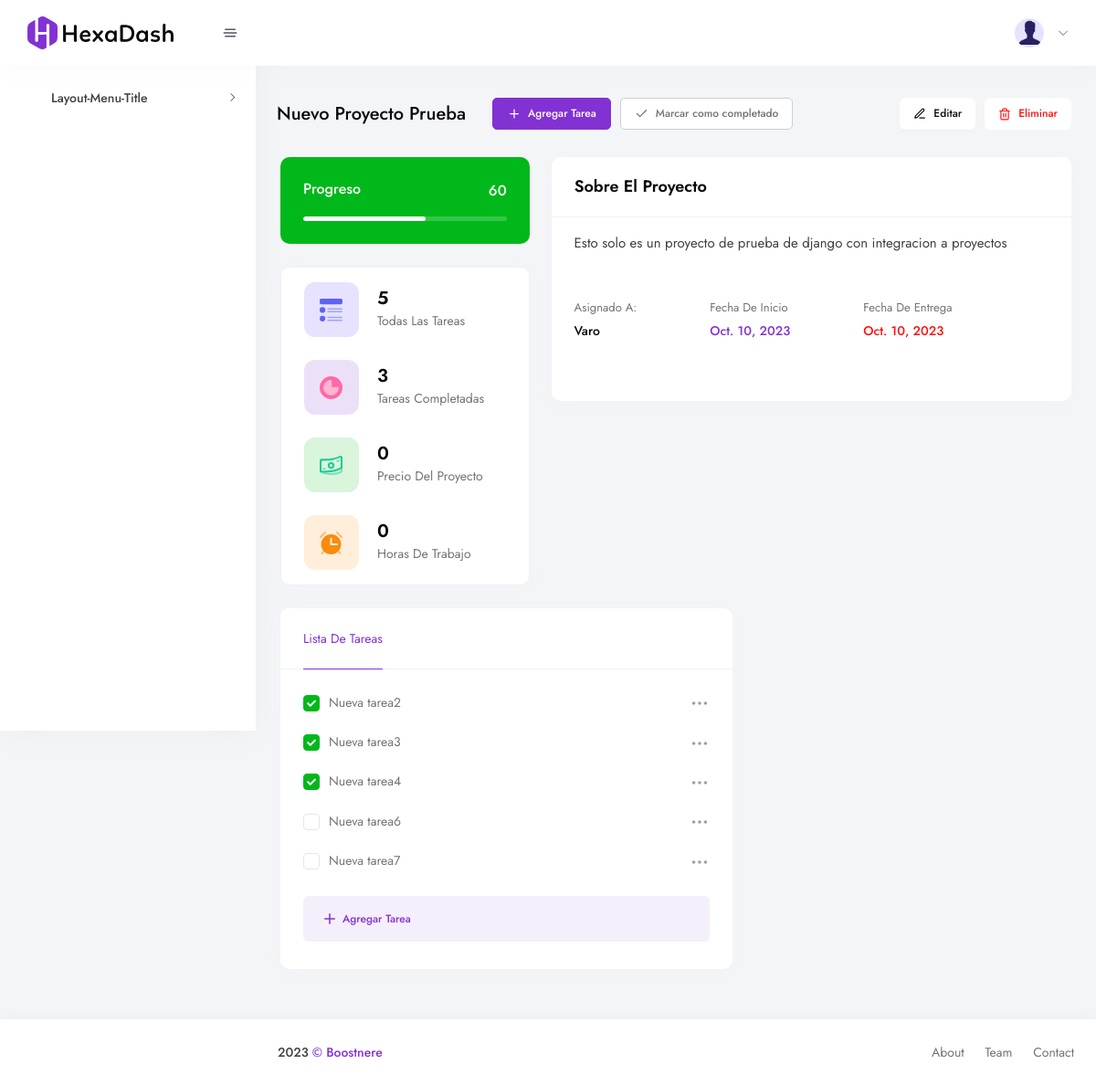
Screenshot of /projects/1/ (signed in) with the database file from the repository.
### projects/models.py (models this page shows, shortened)
class UserProfile(models.Model):
    user = models.OneToOneField(User, on_delete=models.CASCADE)
    image = models.ImageField(upload_to='profile_image', blank=True)
    position = models.CharField(max_length=255, blank=True)

class Projects(models.Model):
    nombre = models.CharField(max_length=255)
    descripcion = models.TextField()
    fecha_inicio = models.DateField()
    fecha_finalizacion = models.DateField(blank=True, null=True)
    fecha_entrega = models.DateField()
    completado = models.BooleanField(default=False)
    asignado_a = models.ForeignKey(User, on_delete=models.CASCADE)
    horas_trabajo = models.PositiveIntegerField(default=0)
    precio_proyecto = models.PositiveIntegerField(default=0)
    sobre_proyecto = models.TextField()
    tasks = models.ManyToManyField('Tasks', blank=True)
    def get_tasks(self):
        return self.tasks.filter(deleted=False)
    def tasks_completed(self):
        return self.tasks.filter(completed=True, deleted=False).count()
    def tasks_total(self):
        return self.tasks.filter(deleted=False).count()
    def progress(self):
        if self.tasks_total() == 0:
            return 0
        else:
            return int(self.tasks_completed() / self.tasks_total() * 100)

class Tasks(models.Model):
    name = models.CharField(max_length=255)
    description = models.TextField()
    assigned_to = models.ForeignKey(User, on_delete=models.CASCADE)
    created_date = models.DateField(auto_now_add=True)
    completed = models.BooleanField(default=False)
    completed_date = models.DateField(blank=True, null=True)
    important = models.BooleanField(default=False)
    deleted = models.BooleanField(default=False)

### projects/views.py (the view)
# urls.py: path('<int:project_id>/', views.project_detail, name='project_detail'),
@login_required
def project_detail(request, project_id):
    proyecto = Projects.objects.get(id=project_id)
    asignado_a = User.objects.get(id=proyecto.asignado_a.id)
    tasks = proyecto.get_tasks()
    tareas_completadas = proyecto.tasks_completed()
    tareas_totales = proyecto.tasks_total()
    progress = proyecto.progress()
    return render(request, 'pages/application/project/details.html', {'proyecto': proyecto, 'asignado_a': asignado_a,
                                                                      'tasks': tasks,
                                                                      'tareas_completadas': tareas_completadas,
                                                                      'tareas_totales': tareas_totales,
                                                                      'progress': progress})

### templates/pages/application/project/details.html (shortened to what this page needs)
{% extends 'layout/app.html' %}
{% load static %}
{% block content %}
<div class="container-fluid">
    <div class="row">
        <div class="col-lg-12">
            <div class="breadcrumb-main application-ui mb-30">
                <div class="breadcrumb-action d-flex">
                    <div class="d-flex align-items-center user-member__title me-sm-25 me-0">
                        <h4 class="text-capitalize fw-500 breadcrumb-title">{{ proyecto.nombre }}</h4>
                    </div>
                    <div class="action-btn me-10 my-sm-0">
                        <a href="#"
                           class="btn btn-primary bg-primary fs-12 fw-500"
                           data-bs-toggle="modal"
                           data-bs-target="#taskModal"><img
                                src="{% static 'backend/img/svg/plus.svg' %}" alt="plus" class="svg"> agregar tarea</a>
                    </div>
                    <div class="btn-group-toggle" data-bs-toggle="buttons">
                        <label class="btn btn-outline-secondary {% if proyecto.completado %}checked{% endif %}"
                               for="btn-check-2-outlined"> <img
                                src="{% static 'backend/img/svg/check.svg' %}" alt="check" class="svg"> Marcar como
                            completado</label>
                    </div>
                </div>
                <div class="d-flex text-capitalize">
                    <button type="button"
                            class="breadcrumb-edit btn btn-white border-0 color-primary content-center fs-12 fw-500 radius-md">
                        <img src="{% static 'backend/img/svg/edit-3.svg' %}" alt="edit-3" class="svg">editar
                    </button>
                    <button type="button"
                            class="breadcrumb-remove border-0 color-danger content-center bg-white fs-12 fw-500 ms-10 radius-md">
                        <img class="svg" src="{% static 'backend/img/svg/trash-2.svg' %}" alt="trash-2">eliminar
                    </button>
                </div>
            </div>
        </div>
    </div>
    <div class="projects-tab-content mb-30">
        <div class="row">
            <div class="col-xxl-3 col-lg-4 mb-25">
                <div class="progress-box px-25 pt-25 pb-10 bg-success radius-xl">
                    <div class="d-flex justify-content-between mb-3">
                        <h6 class="text-white fw-500 fs-16 text-capitalize">progreso</h6>
                        <span class="progress-percentage text-white fw-500 fs-16 text-capitalize">{{ progress }}</span>
                    </div>
                    <div class="progress-wrap d-flex align-items-center mb-15">
                        <div class="progress progress-height">
                            <div class="progress-bar bg-white" role="progressbar" style="width: {{ progress }}%;" aria-valuenow="{{ progress }}"
                                 aria-valuemin="0" aria-valuemax="100"></div>
                        </div>
                    </div>
                </div>
                <div class="card mt-25">
                    <div class="card-body">
                        <div class="application-task d-flex align-items-center mb-25">
                            <div class="application-task-icon wh-60 bg-opacity-secondary content-center">
                            </div>
                            <div class="application-task-content">
                                <h4>{{ tareas_totales }}</h4>
                                <span class="text-light fs-14 mt-1 text-capitalize">todas las tareas</span>
                            </div>
                        </div>
                        <div class="application-task d-flex align-items-center mb-25">
                            <div class="application-task-icon wh-60 bg-opacity-primary content-center">
                            </div>
                            <div class="application-task-content">
                                <h4>{{ tareas_completadas }}</h4>
                                <span class="text-light fs-14 mt-1 text-capitalize">tareas completadas</span>
                            </div>
                        </div>
                        <div class="application-task d-flex align-items-center mb-25">
                            <div class="application-task-icon wh-60 bg-opacity-success content-center">
                            </div>
                            <div class="application-task-content">
                                <h4>{{ proyecto.precio_proyecto }}</h4>
                                <span class="text-light fs-14 mt-1 text-capitalize">Precio del proyecto</span>
                            </div>
                        </div>
                        <div class="application-task d-flex align-items-center">
                            <div class="application-task-icon wh-60 bg-opacity-warning content-center">
                            </div>
                            <div class="application-task-content">
                                <h4>{{ proyecto.horas_trabajo }}</h4>
                                <span class="text-light fs-14 mt-1 text-capitalize">horas de trabajo</span>
                            </div>
                        </div>
                    </div>
                </div>
            </div>
            <div class="col-xxl-9 col-lg-8">
                <div class="row">
                    <div class="col-xxl-8 col-lg-12 mb-25">
                        <div class="card border-0 pb-md-50 pb-15">
                            <div class="card-header py-sm-20 py-3  px-sm-25 px-3 ">
                                <h6>Sobre el proyecto</h6>
                            </div>
                            <div class="card-body">
                                <div class="about-projects">
                                    <div class="about-projects__details">
                                        <p class="fs-15 mb-25">{{ proyecto.sobre_proyecto }}</p>
                                    </div>
                                    <ul class="d-flex text-capitalize">
                                        <li>
                                            <span class="color-light fs-13">Asignado a:</span>
                                            <p class="color-dark fs-14 mt-1 mb-0 fw-500">{{ asignado_a }}</p>
                                        </li>
                                        <li>
                                            <span class="color-light fs-13">Fecha de inicio</span>
                                            <p class="color-primary fs-14 mt-1 mb-0 fw-500">
                                                {{ proyecto.fecha_inicio }}</p>
                                        </li>
                                        <li>
                                            <span class="color-light fs-13">Fecha de entrega</span>
                                            <p class="color-danger fs-14 mt-1 mb-0 fw-500">
                                                {{ proyecto.fecha_entrega }}</p>
                                        </li>
                                    </ul>
                                </div>
                            </div>
                        </div>
                    </div>
                </div>
            </div>
            <div class="col-xxl-8 col-lg-7 col-12 mb-25">
                <div class="card pb-10 border-0">
                    <div class="card-header p-0">
                        <ul class="nav px-25 ap-tab-main app-ui-tab" id="project-ap-tab" role="tablist">
                            <li class="nav-item">
                                <a class="nav-link active" id="project-overview-tab" data-bs-toggle="pill"
                                   href="#project-overview" role="tab" aria-controls="project-overview"
                                   aria-selected="true">Lista de tareas</a>
                            </li>
                        </ul>
                    </div>
                    <div class="tab-content w-100" id="projectContent">
                        <div class="tab-pane fade show active" id="project-overview" role="tabpanel"
                             aria-labelledby="project-overview-tab">
                            <div class="card-body px-0 pt-15 pb-10">
                                <div class="project-task table-responsive">
                                    <table class="table table-borderless">
                                        <tbody>
                                        {% for task in tasks %}
                                        <tr class="project-task-list ptl--hover draggable " draggable="true">
                                            <td>
                                                <div class="checkbox-group d-flex">
                                                    <form action="{% url 'toggle_task' proyecto.id task.id %}"
                                                          method="post">
                                                        <div class="checkbox-theme-default custom-checkbox checkbox-group__single d-flex">
                                                            <label for="check-grp-task{{task.id}}" class=""
                                                                   id="taskNameLabel{{task.id}}">
                                                                {{ task.name }}
                                                            </label>
                                                        </div>
                                                    </form>
                                                </div>
                                            </td>
                                            <td>
                                                <div class="project-task-list__right">
                                                    <ul class="d-flex align-content-center">
                                                        <li>
                                                            <div class="dropdown dropleft">
                                                                <button class="btn-link border-0 bg-transparent p-0"
                                                                        data-bs-toggle="dropdown" aria-haspopup="true"
                                                                        aria-expanded="false">
                                                                </button>
                                                            </div>
                                                        </li>
                                                    </ul>
                                                </div>
                                            </td>
                                        </tr>
                                        {% endfor %}
                                        </tbody>
                                    </table>
                                    <div class="task-list-btn px-25 my-10">
                                        <button class="text-primary"
                                                data-bs-toggle="modal"
                                                data-bs-target="#taskModal">
                                            <img class="svg" src="{% static 'backend/img/svg/plus.svg' %}" alt="">Agregar
                                            Tarea
                                        </button>
                                    </div>
                                </div>
                            </div>
                        </div>
                    </div>
                </div>
            </div>
        </div>
    </div>
</div>
{% endblock %}

### templates/partials/_top_nav.html (shortened to what this page needs)
{% load i18n %} {% load static %}
{% with request.resolver_match.url_name as path_name %}
<nav class="navbar navbar-light">
	<div class="navbar-left">
		<div class="logo-area">
			<a class="navbar-brand" href="{% url 'home' %}">
			<img
				class="dark"
				src="{% static 'backend/img/logo_dark.svg' %}"
				alt="svg"
				/>
			</a>
			<a href="#" class="sidebar-toggle">
				/></a>
		</div>
	</div>
	<div class="navbar-right">
		<ul class="navbar-right__menu">
			<li class="nav-search">
			</li>
			<li class="nav-author">
				{% if user.is_authenticated %}
				<div class="dropdown-custom">
					<a href="javascript:;" class="nav-item-toggle"
						><img
						src="{{ user.userprofile.image.url }}"
						alt="{{ user.username }}"
						class="rounded-circle wh-34 bg-opacity-secondary"
						/>
					<span class="nav-item__title"
						>{{ user.get_full_name }}<i
						class="las la-angle-down nav-item__arrow"
						></i
						></span>
					</a>
				</div>
				{% endif %}
			</li>
		</ul>
	</div>
</nav>
{% endwith %}

### rows the page displays
Projects: nombre "Nuevo Proyecto Prueba", precio_proyecto "0", horas_trabajo "0", sobre_proyecto "Esto solo es un proyecto de prueba de django con integracion a proyectos", fecha_inicio "Oct. 10, 2023", fecha_entrega "Oct. 10, 2023"
Tasks: name "Nueva tarea2"
Tasks: name "Nueva tarea3"
Tasks: name "Nueva tarea4"
Tasks: name "Nueva tarea6"
Tasks: name "Nueva tarea7"

### other values shown
{{ progress }} "60"
{{ tareas_totales }} "5"
{{ tareas_completadas }} "3"
{{ asignado_a }} "Varo"
